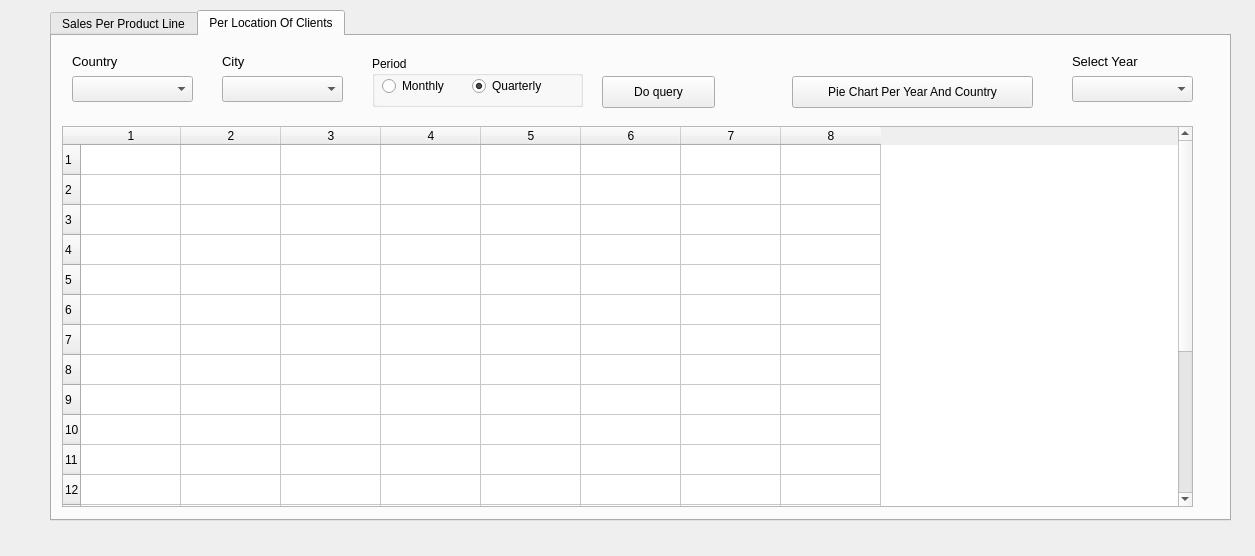
<?xml version="1.0" encoding="UTF-8"?>
<ui version="4.0">
 <class>Dialog</class>
 <widget class="QDialog" name="Dialog">
  <property name="geometry">
   <rect>
    <x>0</x>
    <y>0</y>
    <width>1255</width>
    <height>556</height>
   </rect>
  </property>
  <property name="windowTitle">
   <string>Sales Per Product Line</string>
  </property>
  <widget class="QTabWidget" name="tabWidget">
   <property name="geometry">
    <rect>
     <x>50</x>
     <y>10</y>
     <width>1181</width>
     <height>511</height>
    </rect>
   </property>
   <property name="currentIndex">
    <number>1</number>
   </property>
   <widget class="QWidget" name="salesPerformance">
    <attribute name="title">
     <string>Sales Per Product Line</string>
    </attribute>
    <widget class="QPushButton" name="query_button">
     <property name="geometry">
      <rect>
       <x>450</x>
       <y>20</y>
       <width>113</width>
       <height>32</height>
      </rect>
     </property>
     <property name="text">
      <string>Do query</string>
     </property>
    </widget>
    <widget class="QComboBox" name="product_lines_cb">
     <property name="geometry">
      <rect>
       <x>10</x>
       <y>30</y>
       <width>191</width>
       <height>26</height>
      </rect>
     </property>
    </widget>
    <widget class="QLabel" name="label">
     <property name="geometry">
      <rect>
       <x>10</x>
       <y>0</y>
       <width>161</width>
       <height>31</height>
      </rect>
     </property>
     <property name="font">
      <font>
       <pointsize>10</pointsize>
      </font>
     </property>
     <property name="text">
      <string>Choose product line</string>
     </property>
    </widget>
    <widget class="QTableWidget" name="sales_table">
     <property name="geometry">
      <rect>
       <x>10</x>
       <y>70</y>
       <width>1131</width>
       <height>381</height>
      </rect>
     </property>
     <property name="rowCount">
      <number>20</number>
     </property>
     <property name="columnCount">
      <number>6</number>
     </property>
     <row/>
     <row/>
     <row/>
     <row/>
     <row/>
     <row/>
     <row/>
     <row/>
     <row/>
     <row/>
     <row/>
     <row/>
     <row/>
     <row/>
     <row/>
     <row/>
     <row/>
     <row/>
     <row/>
     <row/>
     <column/>
     <column/>
     <column/>
     <column/>
     <column/>
     <column/>
    </widget>
    <widget class="QGroupBox" name="radio_group">
     <property name="geometry">
      <rect>
       <x>220</x>
       <y>10</y>
       <width>211</width>
       <height>51</height>
      </rect>
     </property>
     <property name="title">
      <string>Period</string>
     </property>
     <widget class="QRadioButton" name="monthly_radio">
      <property name="geometry">
       <rect>
        <x>10</x>
        <y>20</y>
        <width>100</width>
        <height>20</height>
       </rect>
      </property>
      <property name="text">
       <string>Monthly</string>
      </property>
     </widget>
     <widget class="QRadioButton" name="quarterly_radio">
      <property name="geometry">
       <rect>
        <x>100</x>
        <y>20</y>
        <width>100</width>
        <height>20</height>
       </rect>
      </property>
      <property name="text">
       <string>Quarterly</string>
      </property>
      <property name="checked">
       <bool>true</bool>
      </property>
     </widget>
    </widget>
   </widget>
   <widget class="QWidget" name="tab">
    <attribute name="title">
     <string>Per Location Of Clients</string>
    </attribute>
    <widget class="QLabel" name="label_2">
     <property name="geometry">
      <rect>
       <x>20</x>
       <y>10</y>
       <width>111</width>
       <height>31</height>
      </rect>
     </property>
     <property name="font">
      <font>
       <pointsize>10</pointsize>
      </font>
     </property>
     <property name="text">
      <string>Country</string>
     </property>
    </widget>
    <widget class="QLabel" name="label_3">
     <property name="geometry">
      <rect>
       <x>170</x>
       <y>10</y>
       <width>111</width>
       <height>31</height>
      </rect>
     </property>
     <property name="font">
      <font>
       <pointsize>10</pointsize>
      </font>
     </property>
     <property name="text">
      <string>City</string>
     </property>
    </widget>
    <widget class="QComboBox" name="country_cb">
     <property name="geometry">
      <rect>
       <x>20</x>
       <y>40</y>
       <width>121</width>
       <height>26</height>
      </rect>
     </property>
    </widget>
    <widget class="QComboBox" name="city_cb">
     <property name="geometry">
      <rect>
       <x>170</x>
       <y>40</y>
       <width>121</width>
       <height>26</height>
      </rect>
     </property>
    </widget>
    <widget class="QGroupBox" name="radio_group_2">
     <property name="geometry">
      <rect>
       <x>320</x>
       <y>20</y>
       <width>211</width>
       <height>51</height>
      </rect>
     </property>
     <property name="title">
      <string>Period</string>
     </property>
     <widget class="QRadioButton" name="monthly_radio_location">
      <property name="geometry">
       <rect>
        <x>10</x>
        <y>20</y>
        <width>100</width>
        <height>20</height>
       </rect>
      </property>
      <property name="text">
       <string>Monthly</string>
      </property>
     </widget>
     <widget class="QRadioButton" name="quarterly_radio_location">
      <property name="geometry">
       <rect>
        <x>100</x>
        <y>20</y>
        <width>100</width>
        <height>20</height>
       </rect>
      </property>
      <property name="text">
       <string>Quarterly</string>
      </property>
      <property name="checked">
       <bool>true</bool>
      </property>
     </widget>
    </widget>
    <widget class="QPushButton" name="query_button_location">
     <property name="geometry">
      <rect>
       <x>550</x>
       <y>40</y>
       <width>113</width>
       <height>32</height>
      </rect>
     </property>
     <property name="text">
      <string>Do query</string>
     </property>
    </widget>
    <widget class="QTableWidget" name="sales_table_location">
     <property name="geometry">
      <rect>
       <x>10</x>
       <y>90</y>
       <width>1131</width>
       <height>381</height>
      </rect>
     </property>
     <property name="rowCount">
      <number>20</number>
     </property>
     <property name="columnCount">
      <number>8</number>
     </property>
     <row/>
     <row/>
     <row/>
     <row/>
     <row/>
     <row/>
     <row/>
     <row/>
     <row/>
     <row/>
     <row/>
     <row/>
     <row/>
     <row/>
     <row/>
     <row/>
     <row/>
     <row/>
     <row/>
     <row/>
     <column/>
     <column/>
     <column/>
     <column/>
     <column/>
     <column/>
     <column/>
     <column/>
    </widget>
    <widget class="QComboBox" name="year_cb">
     <property name="geometry">
      <rect>
       <x>1020</x>
       <y>40</y>
       <width>121</width>
       <height>26</height>
      </rect>
     </property>
    </widget>
    <widget class="QPushButton" name="query_button_location_pie">
     <property name="geometry">
      <rect>
       <x>740</x>
       <y>40</y>
       <width>241</width>
       <height>32</height>
      </rect>
     </property>
     <property name="text">
      <string>Pie Chart Per Year And Country</string>
     </property>
    </widget>
    <widget class="QLabel" name="label_year">
     <property name="geometry">
      <rect>
       <x>1020</x>
       <y>10</y>
       <width>111</width>
       <height>31</height>
      </rect>
     </property>
     <property name="font">
      <font>
       <pointsize>10</pointsize>
      </font>
     </property>
     <property name="text">
      <string>Select Year</string>
     </property>
    </widget>
   </widget>
  </widget>
 </widget>
 <resources/>
 <connections/>
</ui>
